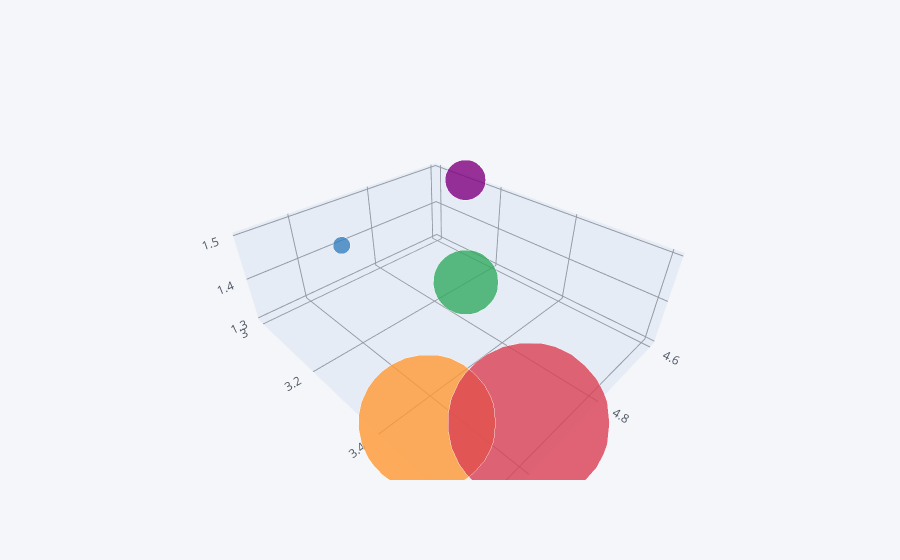

The code cell stored with this chart in its notebook:
### Code cell
ir.head().iplot(kind = 'bubble3d', x = 'sepal_length', y  ='sepal_width', z = 'petal_length', size = 'sepal_width')

### Figure 1 — Plotly figure (JSON) as saved in the notebook; plotly's stock layout.template omitted (floating-point values rounded to 4 significant figures)
{"data": [{"marker": {"color": ["rgba(255, 153, 51, 1.0)", "rgba(55, 128, 191, 1.0)", "rgba(50, 171, 96, 1.0)", "rgba(128, 0, 128, 1.0)", "rgba(219, 64, 82, 1.0)"], "opacity": 0.8, "size": [95, 12, 45, 28, 112], "symbol": "circle"}, "mode": "markers", "text": ["0", "1", "2", "3", "4"], "type": "scatter3d", "x": [5.1, 4.9, 4.7, 4.6, 5], "y": [3.5, 3, 3.2, 3.1, 3.6], "z": [1.4, 1.4, 1.3, 1.5, 1.4]}], "layout": {"legend": {"bgcolor": "#F5F6F9", "font": {"color": "#4D5663"}}, "paper_bgcolor": "#F5F6F9", "plot_bgcolor": "#F5F6F9", "scene": {"xaxis": {"gridcolor": "#9499A3", "showgrid": true, "tickfont": {"color": "#4D5663"}, "title": {"font": {"color": "#4D5663"}, "text": ""}, "zerolinecolor": "#9499A3"}, "yaxis": {"gridcolor": "#9499A3", "showgrid": true, "tickfont": {"color": "#4D5663"}, "title": {"font": {"color": "#4D5663"}, "text": ""}, "zerolinecolor": "#9499A3"}, "zaxis": {"gridcolor": "#9499A3", "showgrid": true, "tickfont": {"color": "#4D5663"}, "title": {"font": {"color": "#4D5663"}, "text": ""}, "zerolinecolor": "#9499A3"}}, "title": {"font": {"color": "#4D5663"}}}}
